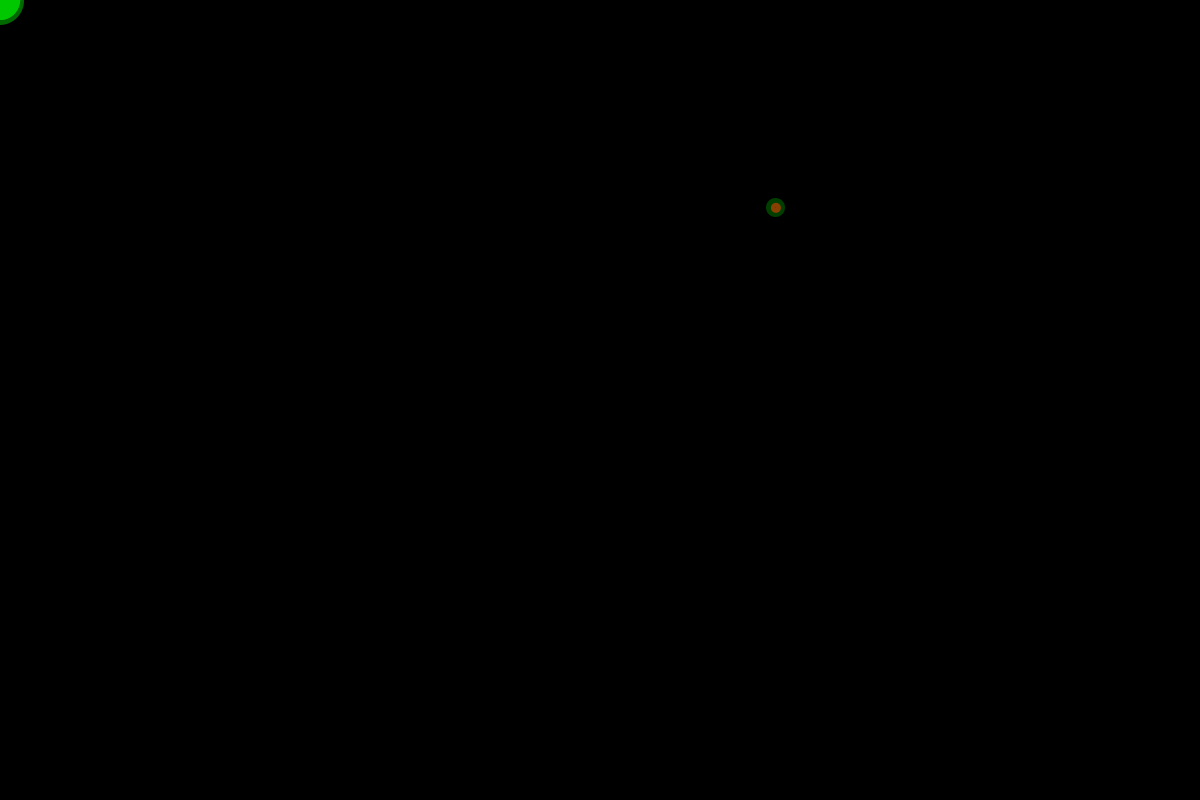
Frame 1 (no input)
Frame 60 (the mouse pressed at the canvas centre just before this capture): identical to frame 1, image omitted
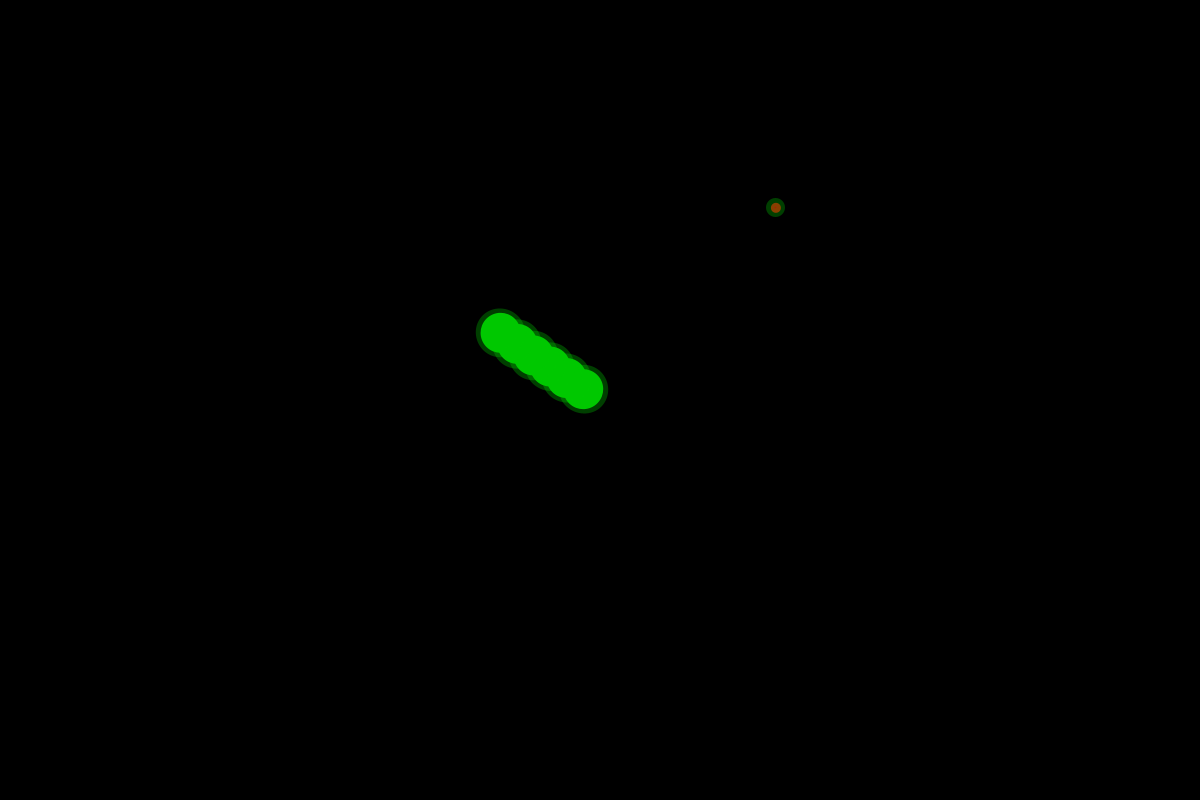
Frame 120 (the mouse held since frame 60 and released just before this capture)

The Processing sketch that drew these frames (run headless with seeded random() and noise(); from frame 60 on, the mouse is pressed at the canvas centre):

// Processing sketch: follow3_worm_style
// ── follow3_worm_style.pde
/**
 * Follow 3  
 * based on code from Keith Peters. 
 * 
 * A segmented line follows the mouse. The relative angle from
 * each segment to the next is calculated with atan2() and the
 * position of the next is calculated with sin() and cos().
 */

float[] x = new float[5];
float[] y = new float[5];
float segLength = 20;

float px, py;

void setup() {
  size(1200, 800);
  px = random(width);
  py = random(height);
}


void draw() {
  background(0);
  dragSegment(0, mouseX, mouseY);
  for (int i=0; i<x.length-1; i++) {
    dragSegment(i+1, x[i], y[i]);
  }
  
  fill(200, 0, 0);
  ellipse(px, py, 10, 10);
  
  if (dist(mouseX, mouseY, px, py) < 6) {
    x = append(x, 0);
    y = append(y, 0);
    
    px = random(width);
    py = random(height);
  }
}

void dragSegment(int i, float xin, float yin) {
  float dx = xin - x[i];
  float dy = yin - y[i];
  float angle = atan2(dy, dx);  
  x[i] = xin - cos(angle) * segLength;
  y[i] = yin - sin(angle) * segLength;
  segment(x[i], y[i], angle);
}

void segment(float x, float y, float a) {
  pushMatrix();
  translate(x, y);
  rotate(a);

  fill(0, 200, 0);  
  strokeWeight(9);
  stroke(0, 200, 0, 80);
  ellipse(0, 0, 40, 40);

  popMatrix();
}


// float[] x = new float[5];\
void mousePressed() {
  x = append(x, 0);
  y = append(y, 0);
}
